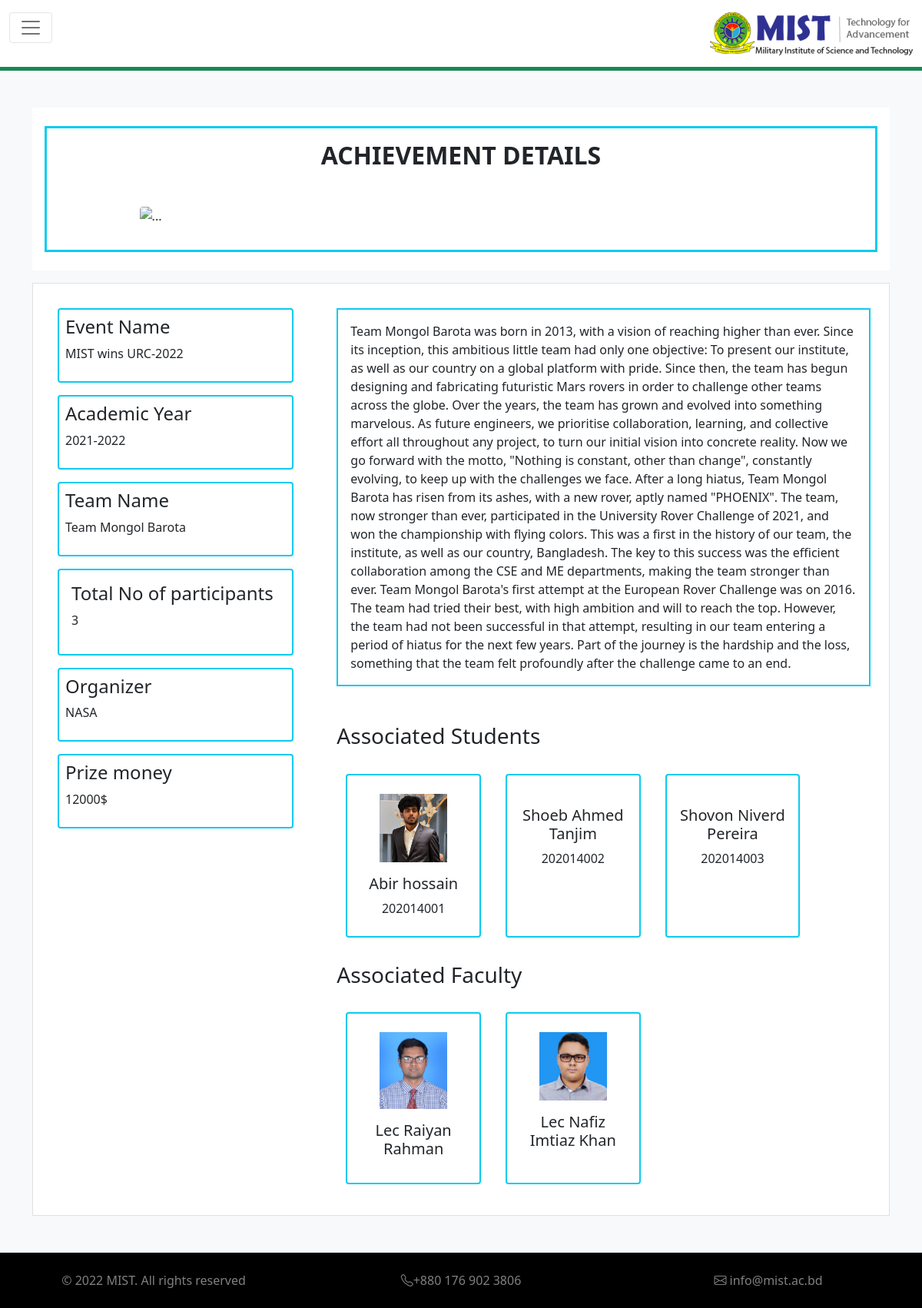
Page /Admin_page/achievments_details_admin.php?id=5 (signed in) on the committed database.
### tables this page shows
CREATE TABLE `addachievement` (
  `id` int(255) NOT NULL,
  `EventName` varchar(200) NOT NULL,
  `Organizer` varchar(200) NOT NULL,
  `Academic_year` varchar(200) NOT NULL,
  `TeamName` varchar(200) NOT NULL,
  `StudentNo` varchar(200) NOT NULL,
  `Supervisor1` varchar(200) NOT NULL,
  `Supervisor2` varchar(200) NOT NULL,
  `Supervisor3` varchar(200) NOT NULL,
  `Supervisor4` varchar(200) NOT NULL,
  `Member1ID` varchar(200) NOT NULL,
  `Member1Name` varchar(200) NOT NULL,
  `Member2ID` varchar(200) NOT NULL,
  `Member2Name` varchar(200) NOT NULL,
  `Member3ID` varchar(200) NOT NULL,
  `Member3Name` varchar(200) NOT NULL,
  `Member4ID` varchar(200) NOT NULL,
  `Member4Name` varchar(200) NOT NULL,
  `Member5ID` varchar(200) NOT NULL,
  `Member5Name` varchar(200) NOT NULL,
  `AchievementTitle` varchar(200) NOT NULL,
  `Achievement_detailes` varchar(2000) NOT NULL,
  `AchievementPhoto` varchar(200) NOT NULL,
  `PrizeMoney` varchar(20) NOT NULL
);

### Admin_page/achievments_details_admin.php (the view, shortened to what this page needs)
<?php
if (isset($_SESSION['id']) && isset($_SESSION['user_name'])) {
  include_once 'db_conn.php';
$code=$_GET["id"];
$result = mysqli_query($conn,"SELECT * FROM addachievement where id=$code");
$row = mysqli_fetch_array($result);
 ?>
<!DOCTYPE html>
<html lang="en">
  <head>
    <link
      href="https://cdn.jsdelivr.net/npm/bootstrap@5.1.3/dist/css/bootstrap.min.css"
      rel="stylesheet"
    />
    <link
      rel="stylesheet"
      href="https://cdn.jsdelivr.net/npm/bootstrap-icons@1.8.1/font/bootstrap-icons.css"
    />
  </head>
  <body>
    <nav
      class="navbar navbar-expand-xxl navbar-light border-bottom border-5 border-success"
    >
      <div class="container-fluid">
        <button
          class="navbar-toggler mb-3"
          type="button"
          data-bs-toggle="collapse"
          data-bs-target="#navbarSupportedContent"
          aria-controls="navbarSupportedContent"
          aria-expanded="false"
          aria-label="Toggle navigation"
        >
          <span class="navbar-toggler-icon"></span>
        </button>
        <a href="home_admin.php">
          <img class="ms-md-5 ms-1" src="../img/navlogo.png" alt="logo"
        /></a>
      </div>
    </nav>
    <div class="bg-light">
      <div class="container pt-5">
        <div class="card-body bg-white">
          <div class="p-3 mt-2 mb-2 border border-3 border-info">
            <h2 class="mb-5 text-center fw-bold">ACHIEVEMENT DETAILS</h2>
            <img
              <?php  echo "src='images/".$row['AchievementPhoto']."' " ;?>
              class="rounded my-3 mx-auto d-block"
              style="width: 80%"
              alt="..."
            />
          </div>
        </div>
      </div>
      <div class="container pt-3">
        <div class="row border bg-white m-0">
          <div class="col-12 col-md-4 side-nav p-3">
            <div class="info-card p-2 border border-2 border-info m-3 rounded">
              <h4>Event Name</h4>
              <p><?php echo $row["EventName"]; ?></p>
            </div>
            <div class="info-card p-2 border border-2 border-info m-3 rounded">
              <h4>Academic Year</h4>
              <p><?php echo $row["Academic_year"]; ?></p>
            </div>
            <div class="info-card p-2 border border-2 border-info m-3 rounded">
              <h4>Team Name</h4>
              <p><?php echo $row["TeamName"]; ?></p>
            </div>
            <div class="info-card p-3 border border-2 border-info m-3 rounded">
              <h4>Total No of participants</h4>
              <p><?php echo $row["StudentNo"]; ?></p>
            </div>
            <div class="info-card p-2 border border-2 border-info m-3 rounded">
              <h4>Organizer</h4>
              <p><?php echo $row["Organizer"]; ?></p>
            </div>
            <div class="info-card p-2 border border-2 border-info m-3 rounded">
              <h4>Prize money</h4>
              <p><?php echo $row["PrizeMoney"]; ?></p>
            </div>
          </div>
          <div class="col-md-8 col-12 p-4 pt-4 main-content">
            <div class="info-detail mt-2 border border-2 border-info p-3">
              <p class="card-text fw-normal">
              <?php echo $row["Achievement_detailes"]; ?>
              </p>
            </div>
            <h3 class="mb-3 mt-5">Associated Students</h3>
            <div class="container ps-2 pe-2">
              <div class="row">
                <div
                  class="col-md-3 col-6 py-4 border border-info border-2 m-3 rounded"
                >
                  <img
                    style="width: 60%"
                    class="mx-auto d-block"
                    src="../img/student1.jpg"
                    alt=""
                  />
                  <h5 class="mt-3 text-center"><?php echo $row["Member1Name"]; ?></h5>
                  <p class="m-0 text-center"><?php echo $row["Member1ID"]; ?></p>
                </div>
                <div
                  class="col-md-3 col-6 py-4 border border-info border-2 m-3 rounded"
                >
                  <h5 class="mt-3 text-center"><?php echo $row["Member2Name"]; ?></h5>
                  <p class="m-0 text-center"><?php echo $row["Member2ID"]; ?></p>
                </div>
                <div
                  class="col-md-3 col-6 py-4 border border-info border-2 m-3 rounded"
                >
                  <h5 class="mt-3 text-center"><?php echo $row["Member3Name"]; ?></h5>
                  <p class="m-0 text-center"><?php echo $row["Member3ID"]; ?></p>
                </div>
              </div>
            </div>
            <h3 class="mb-3 mt-3">Associated Faculty</h3>
            <div class="container ps-2 pe-2">
              <div class="row">
                <div
                  class="col-md-3 col-6 py-4 border border-info border-2 m-3 rounded"
                >
                  <img
                    style="width: 60%"
                    class="mx-auto d-block"
                    src="../img/raiyansir.jpg"
                    alt=""
                  />
                  <h5 class="mt-3 text-center"><?php echo $row["Supervisor1"]; ?></h5>
                </div>
                <div
                  class="col-md-3 col-6 py-4 border border-info border-2 m-3 rounded"
                >
                  <img
                    style="width: 60%"
                    class="mx-auto d-block"
                    src="../img/nafizsir.jpg"
                    alt=""
                  />
                  <h5 class="mt-3 text-center"><?php echo $row["Supervisor2"]; ?></h5>
                </div>
              </div>
            </div>
          </div>
        </div>
      </div>
      <div class="container-fluid bg-black py-2 mt-5">
        <div class="row">
          <div class="col-md-4 col-12 pt-3">
            <p class="text-white-50 text-center">
              © 2022 MIST. All rights reserved
            </p>
          </div>
          <div class="col-md-4 col-12 pt-3">
            <p class="text-white-50 text-center">
              <i class="bi bi-telephone"></i>+880 176 902 3806
            </p>
          </div>
          <div class="col-md-4 col-12 pt-3">
            <p class="text-white-50 text-center">
              <i class="bi bi-envelope"></i> info@mist.ac.bd
            </p>
          </div>
        </div>
      </div>
    </div>
  </body>
</html>
<?php
}else{
     header("Location: ../logout.php");
     exit();
}
 ?>

### rows in the picture
addachievement: EventName "MIST wins URC-2022", Academic_year "2021-2022", TeamName "Team Mongol Barota", StudentNo "3", Organizer "NASA", PrizeMoney "12000$", Achievement_detailes "Team Mongol Barota was born in 2013, with a vision of reaching higher than ever. Since its inception, this ambitious little team had only one objective: To present our institute, as well as our country on a global platform with pride. Since then, the team has begun designing and fabricating futuristic Mars rovers in order to challenge other teams across the globe. Over the years, the team has grown and evolved into something marvelous. As future engineers, we prioritise collaboration, learning, and collective effort all throughout any project, to turn our initial vision into concrete reality. Now we go forward with the motto, \"Nothing is constant, other than change\", constantly evolving, to…", Member1Name "Abir hossain", Member1ID "202014001", Member2Name "Shoeb Ahmed Tanjim", Member2ID "202014002", Member3Name "Shovon Niverd Pereira", Member3ID "202014003", Supervisor1 "Lec Raiyan Rahman", Supervisor2 "Lec Nafiz Imtiaz Khan"
